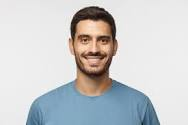
#> input picture backendnew/python/download.jpeg, 188 x 125 px
$ python face_detection_script.py
#> lines starting #> are read from the running program, lines starting #| are printed output that depends on the picture
import cv2
import numpy as np
import sys

def detect_faces(image_data):
    print("Received image data on stdin:", image_data[:50])  # Print the first 50 bytes

    # Convert image data to numpy array

    nparr = np.frombuffer(image_data, np.uint8)

    try:
        # Attempt to decode the image
        img = cv2.imread("./download.jpeg",0)
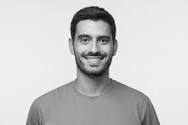
#> img: shape (125, 188); min 12, max 255, mean 202.5
        invImg = cv2.bitwise_not(img) # equivalent to 255-img
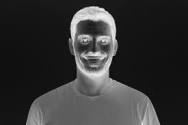
#> invImg: shape (125, 188); min 0, max 243, mean 52.5
        img_str = cv2.imencode('.jpg', invImg )[1]
#> img_str = 3949 values, max 255 at index 0, min 0 at index 4, mean 140.4
        image = cv2.imdecode(img_str, cv2.IMREAD_COLOR)
        # image = cv2.imdecode(nparr, cv2.IMREAD_COLOR)

        if image is not None:
            print("Image decoded successfully.")

            # Use a pre-trained face detection classifier
            face_cascade = cv2.CascadeClassifier(cv2.data.haarcascades + 'haarcascade_frontalface_default.xml')

            # Convert the image to grayscale
            gray = cv2.cvtColor(image, cv2.COLOR_BGR2GRAY)

            # Detect faces in the image
            faces = face_cascade.detectMultiScale(gray, scaleFactor=1.3, minNeighbors=5)
#> faces = ()

            return len(faces)
        else:
            print("Error decoding image: Decoded image is None.")
    except Exception as e:
        print("Error decoding image:", str(e))

    return 0

if __name__ == "__main__":
    # Read all input data from stdin
    try:
        image_data = sys.stdin.buffer.read()
    except EOFError:
        print("Error reading input data.")

    # Perform face detection
    num_faces = detect_faces(image_data)
#> num_faces = 0

    # Print the result to stdout
    print(num_faces)
#| 0
    sys.stdout.flush()
